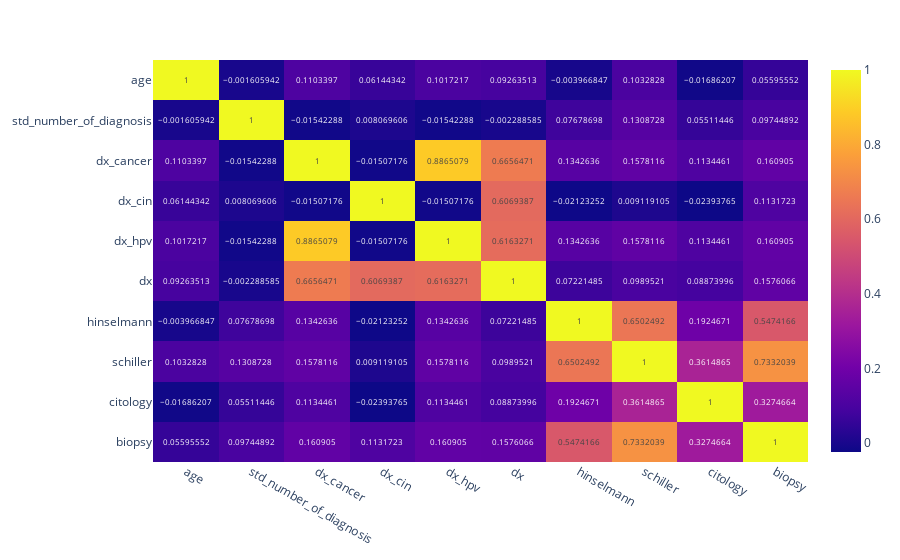

Source (notebook cell):
### Code cell
# correlations
px.imshow(df.corr(), text_auto=True, aspect='auto')

### Figure 1 — Plotly figure (JSON) as saved in the notebook; plotly's stock layout.template omitted (floating-point values rounded to 4 significant figures)
{"data": [{"coloraxis": "coloraxis", "hovertemplate": "x: %{x}<br>y: %{y}<br>color: %{z}<extra></extra>", "name": "0", "texttemplate": "%{z}", "type": "heatmap", "x": ["age", "std_number_of_diagnosis", "dx_cancer", "dx_cin", "dx_hpv", "dx", "hinselmann", "schiller", "citology", "biopsy"], "xaxis": "x", "y": ["age", "std_number_of_diagnosis", "dx_cancer", "dx_cin", "dx_hpv", "dx", "hinselmann", "schiller", "citology", "biopsy"], "yaxis": "y", "z": [[1, -0.001606, 0.1103, 0.06144, 0.1017, 0.09264, -0.003967, 0.1033, -0.01686, 0.05596], [-0.001606, 1, -0.01542, 0.00807, -0.01542, -0.002289, 0.07679, 0.1309, 0.05511, 0.09745], [0.1103, -0.01542, 1, -0.01507, 0.8865, 0.6656, 0.1343, 0.1578, 0.1134, 0.1609], [0.06144, 0.00807, -0.01507, 1, -0.01507, 0.6069, -0.02123, 0.009119, -0.02394, 0.1132], [0.1017, -0.01542, 0.8865, -0.01507, 1, 0.6163, 0.1343, 0.1578, 0.1134, 0.1609], [0.09264, -0.002289, 0.6656, 0.6069, 0.6163, 1, 0.07221, 0.09895, 0.08874, 0.1576], [-0.003967, 0.07679, 0.1343, -0.02123, 0.1343, 0.07221, 1, 0.6502, 0.1925, 0.5474], [0.1033, 0.1309, 0.1578, 0.009119, 0.1578, 0.09895, 0.6502, 1, 0.3615, 0.7332], [-0.01686, 0.05511, 0.1134, -0.02394, 0.1134, 0.08874, 0.1925, 0.3615, 1, 0.3275], [0.05596, 0.09745, 0.1609, 0.1132, 0.1609, 0.1576, 0.5474, 0.7332, 0.3275, 1]]}], "layout": {"coloraxis": {"colorscale": [[0, "#0d0887"], [0.1111, "#46039f"], [0.2222, "#7201a8"], [0.3333, "#9c179e"], [0.4444, "#bd3786"], [0.5556, "#d8576b"], [0.6667, "#ed7953"], [0.7778, "#fb9f3a"], [0.8889, "#fdca26"], [1, "#f0f921"]]}, "margin": {"t": 60}, "xaxis": {"anchor": "y", "domain": [0, 1]}, "yaxis": {"anchor": "x", "autorange": "reversed", "domain": [0, 1]}}}
